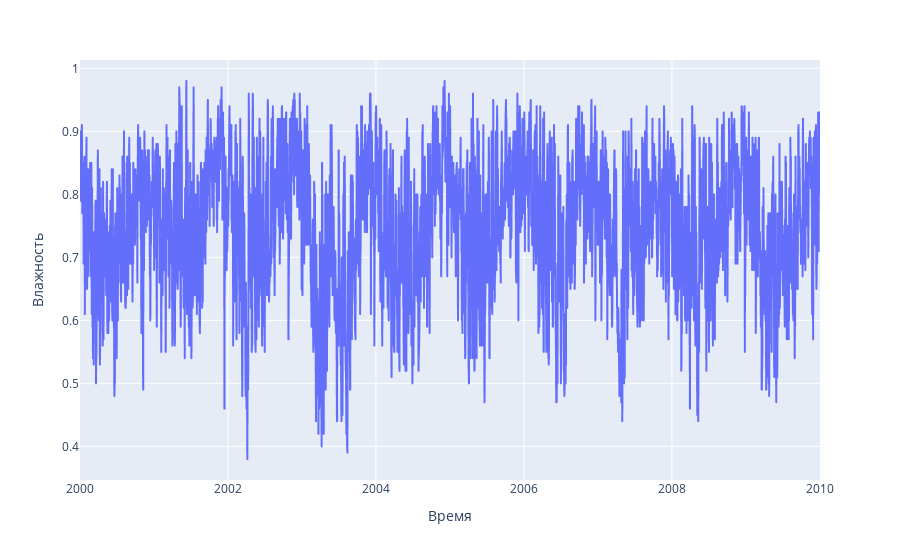

This figure's notebook cell:
### Markdown cell above
Строим линейный график


---

График показывающий колебания влажности в разные года

### Code cell
fig = px.line(df, x="DATE", y="BASEL_humidity")
fig.update_layout(xaxis_title = 'Время', yaxis_title = 'Влажность',legend_title = 'Тип осадков')
fig.show()

### Figure 1 — Plotly figure (JSON) as saved in the notebook; plotly's stock layout.template omitted (floating-point values rounded to 4 significant figures; data arrays with more than 128 entries replaced by an {"elided": "..."} marker saying what was removed)
{"data": [{"hovertemplate": "DATE=%{x}<br>BASEL_humidity=%{y}<extra></extra>", "legendgroup": "", "line": {"color": "#636efa", "dash": "solid"}, "marker": {"symbol": "circle"}, "mode": "lines", "name": "", "showlegend": false, "type": "scattergl", "x": {"elided": "3654 str values"}, "xaxis": "x", "y": {"elided": "3654 float values"}, "yaxis": "y"}], "layout": {"legend": {"title": {"text": "Тип осадков"}, "tracegroupgap": 0}, "margin": {"t": 60}, "xaxis": {"anchor": "y", "domain": [0, 1], "title": {"text": "Время"}}, "yaxis": {"anchor": "x", "domain": [0, 1], "title": {"text": "Влажность"}}}}
